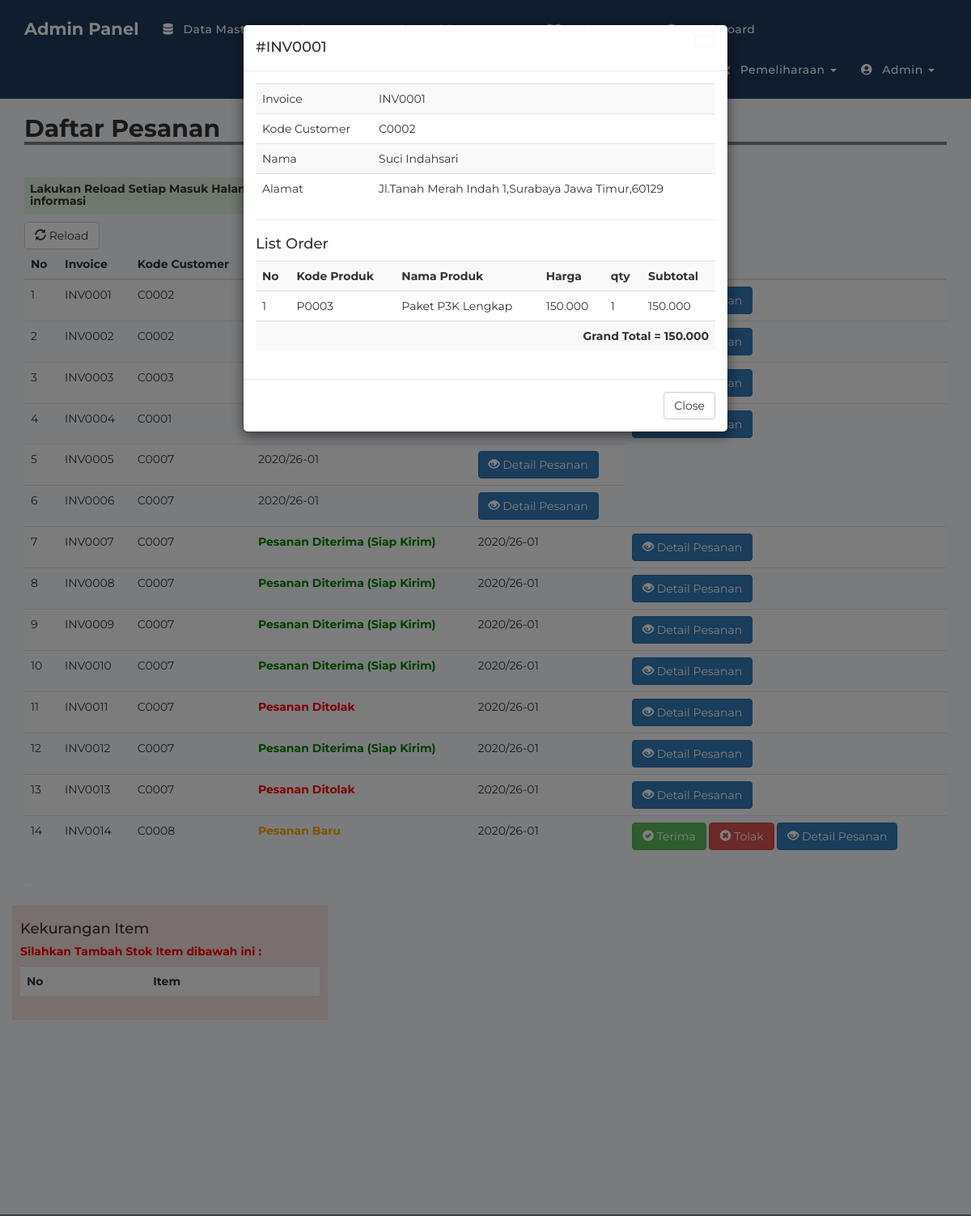
The page /admin/detailorder.php?inv=INV0001 (signed in) on the database its author committed.
### tables this page shows
CREATE TABLE `pesanan` (
  `id_order` int(11) NOT NULL AUTO_INCREMENT,
  `invoice` varchar(200) NOT NULL,
  `email_pembeli` varchar(255) DEFAULT NULL,
  `kode_customer` varchar(200) NOT NULL,
  `kode_produk` varchar(200) NOT NULL,
  `nama_produk` varchar(200) NOT NULL,
  `qty` int(11) NOT NULL,
  `harga` int(11) NOT NULL,
  `status` varchar(200) NOT NULL,
  `tanggal` date NOT NULL,
  `provinsi` varchar(200) NOT NULL,
  `kota` varchar(200) NOT NULL,
  `alamat` varchar(200) NOT NULL,
  `kode_pos` varchar(200) NOT NULL,
  `terima` varchar(200) NOT NULL,
  `tolak` varchar(200) NOT NULL,
  `cek` int(11) NOT NULL,
  PRIMARY KEY (`id_order`)
);

CREATE TABLE `customer` (
  `kode_customer` varchar(100) NOT NULL,
  `nama` varchar(100) NOT NULL,
  `email` varchar(100) NOT NULL,
  `username` varchar(100) NOT NULL,
  `password` varchar(100) NOT NULL,
  `no_telp` varchar(100) NOT NULL,
  PRIMARY KEY (`kode_customer`)
);

### admin/detailorder.php (the view, shortened to what this page needs)
<?php
include 'header.php';
$invoices = $_GET['inv'];
$d_order = mysqli_query($conn, "SELECT * FROM pesanan WHERE invoice = '$invoices'");
$t_order = mysqli_fetch_assoc($d_order);
$sortage = mysqli_query($conn, "SELECT * FROM pesanan where cek = '1'");
$cek_sor = mysqli_num_rows($sortage);
$cs = mysqli_query($conn, "SELECT * FROM customer WHERE kode_customer = '".$t_order['kode_customer']."'");
$t_cs = mysqli_fetch_assoc($cs);
?>
<div class="container">
	<h2 style=" width: 100%; border-bottom: 4px solid gray"><b>Daftar Pesanan</b></h2>
	<br>
	<h5 class="bg-success" style="padding: 7px; width: 710px; font-weight: bold;"><marquee>Lakukan Reload Setiap Masuk Halaman ini, untuk menghindari terjadinya kesalahan data dan informasi</marquee></h5>
	<a href="pesanan.php" class="btn btn-default"><i class="glyphicon glyphicon-refresh"></i> Reload</a>
	<table class="table table-striped">
		<thead>
			<tr>
				<th scope="col">No</th>
				<th scope="col">Invoice</th>
				<th scope="col">Kode Customer</th>
				<th scope="col">Status</th>
				<th scope="col">Tanggal</th>
				<th scope="col">Action</th>
			</tr>
		</thead>
		<tbody>
			<?php
			$result = mysqli_query($conn, "SELECT DISTINCT invoice, kode_customer, status, kode_produk, qty,terima,tolak, cek FROM pesanan group by invoice");
			$no = 1;
			while($row = mysqli_fetch_assoc($result)){
				?>
				<tr>
					<td><?= $no; ?></td>
					<td><?= $row['invoice']; ?></td>
					<td><?= $row['kode_customer']; ?></td>
					<?php if($row['terima'] == 1){ ?>
						<td style="color: green;font-weight: bold;">Pesanan Diterima (Siap Kirim)
							<?php
						}else if($row['tolak'] == 1){
							?>
							<td style="color: red;font-weight: bold;">Pesanan Ditolak
								<?php
							}
							if($row['terima'] == 0 && $row['tolak'] == 0){
								?>
								<td style="color: orange;font-weight: bold;"><?= $row['status']; ?>
								<?php
							}
									?>
						</td>
						<td>2020/26-01</td>
						<td>
							<?php if( $row['tolak']==0 && $row['cek']==1 && $row['terima']==0){ ?>
								<a href="inventory.php?cek=0" id="rq" class="btn btn-warning"><i class="glyphicon glyphicon-warning-sign"></i> Request Material Shortage</a>
								<a href="proses/tolak.php?inv=<?= $row['invoice']; ?>" class="btn btn-danger" onclick="return confirm('Yakin Ingin Menolak ?')"><i class="glyphicon glyphicon-remove-sign"></i> Tolak</a>
							<?php }else if($row['terima'] == 0 && $row['cek']==0){ ?>
								<a href="proses/terima.php?inv=<?= $row['invoice']; ?>&kdp=<?= $row['kode_produk']; ?>" class="btn btn-success"><i class="glyphicon glyphicon-ok-sign"></i> Terima</a>
								<a href="proses/tolak.php?inv=<?= $row['invoice']; ?>" class="btn btn-danger" onclick="return confirm('Yakin Ingin Menolak ?')"><i class="glyphicon glyphicon-remove-sign"></i> Tolak</a>
							<?php } ?>
							<a href="detailorder.php?inv=<?= $row['invoice']; ?>" type="submit" class="btn btn-primary"><i class="glyphicon glyphicon-eye-open"></i> Detail Pesanan</a>
						</td>
					</tr>
					<?php
					$no++;
				}
				?>
			</tbody>
		</table>
	<button type="hidden" data-toggle="modal" data-target="#myModal" id="btn" style="background-color: #fff; border: #fff;">
	</button>
	<div class="modal fade" id="myModal" tabindex="-1" role="dialog" aria-labelledby="myModalLabel">
		<div class="modal-dialog" role="document">
			<div class="modal-content">
				<div class="modal-header">
					<a href="m_produk.php" class="btn btn-default close"></a>
					<h4 class="modal-title" id="myModalLabel">#<?= $t_order['invoice']; ?></h4>
				</div>
				<div class="modal-body">
					<table class="table table-striped">
						<tr>
							<td>Invoice</td>
							<td><?= $t_order['invoice']; ?></td>
						</tr>
						<tr>
							<td>Kode Customer</td>
							<td><?= $t_order['kode_customer']; ?></td>
						</tr>
						<tr>
							<td>Nama</td>
							<td><?= $t_cs['nama']; ?></td>
						</tr>
						<tr>
							<td>Alamat</td>
							<td><?php echo  $t_order['alamat'].",".$t_order['kota']." ".$t_order['provinsi'].",".$t_order['kode_pos']; ?></td>
						</tr>
					</table>
					<hr>
					<h4>List Order</h4>
					<table class="table table-striped">
						<tr>
							<th>No</th>
							<th>Kode Produk</th>
							<th>Nama Produk</th>
							<th>Harga</th>
							<th>qty</th>
							<th>Subtotal</th>
						</tr>
					<?php
						$order = mysqli_query($conn, "SELECT * FROM pesanan WHERE invoice = '$invoices'");
						$no = 1;
						$grand = 0;
						while ($list = mysqli_fetch_assoc($order)) {
					 ?>
						<tr>
							<td><?= $no;  ?></td>
							<td><?= $list['kode_produk']; ?></td>
							<td><?= $list['nama_produk']; ?></td>
							<td><?= number_format($list['harga'], 0, ".", ".");  ?></td>
							<td><?= $list['qty'];  ?></td>
							<td><?= number_format($list['harga']*$list['qty'], 0, ".", ".");  ?></td>
						</tr>
					<?php
						$sub = $list['harga'] * $list['qty'];
						$grand += $sub;
						$no++;
						}
					 ?>
						<tr>
							<td colspan="6" class="text-right"><b>Grand Total = <?= number_format($grand, 0, ".", ".");  ?></b></td>
						</tr>
					</table>
				</div>
				<div class="modal-footer">
					<a href="pesanan.php" class="btn btn-default">Close</a>
				</div>
			</div>
		</div>
	</div>
		<?php
if($cek_sor > 0){
 ?>
	<br>
	<br>
	<div class="row">
		<div class="col-md-4 bg-danger" style="padding:10px;">
			<h4>Kekurangan Item </h4>
			<h5 style="color: red;font-weight: bold;">Silahkan Tambah Stok Item dibawah ini : </h5>
			<table class="table table-striped">
				<tr>
					<th>No</th>
					<th>Item</th>
				</tr>
			</table>
		</div>
	</div>
<?php
}
 ?>
	</div>
	<br>
	<br>
	<br>
	<br>
	<br>
	<br>
	<br>
	<br>
	<br>
	<br>
	<br>
	<br>
	<?php
	include 'footer.php';
	?>

### admin/header.php (style rules this page uses)
:root { --primary-color: #1e3a5f; --secondary-color: #27ae60; --light-bg: #f5f7fa; --text-dark: #333; --text-light: #fefefe; --shadow-light: rgba(0, 0, 0, 0.1); }
body { font-family: 'Montserrat', sans-serif; color: var(--text-dark); background-color: var(--light-bg); margin: 0; padding: 0; }

### rows shown on the page
pesanan: invoice "INV0001", kode_customer "C0002", alamat "Jl.Tanah Merah Indah 1", kota "Surabaya", provinsi "Jawa Timur", kode_pos "60129", kode_produk "P0003", nama_produk "Paket P3K Lengkap", harga "150.000", qty "1", $list['harga']*$list['qty'] "150.000"
customer: nama "Suci Indahsari"

### other values the page prints
$row['invoice'] "INV0001"
$row['kode_customer'] "C0002"
$row['invoice'] "INV0002"
$row['invoice'] "INV0003"
$row['kode_customer'] "C0003"
$row['invoice'] "INV0004"
$row['kode_customer'] "C0001"
$row['invoice'] "INV0005"
$row['kode_customer'] "C0007"
$row['invoice'] "INV0006"
$row['invoice'] "INV0007"
$row['invoice'] "INV0008"
$row['invoice'] "INV0009"
$row['invoice'] "INV0010"
$row['invoice'] "INV0011"
